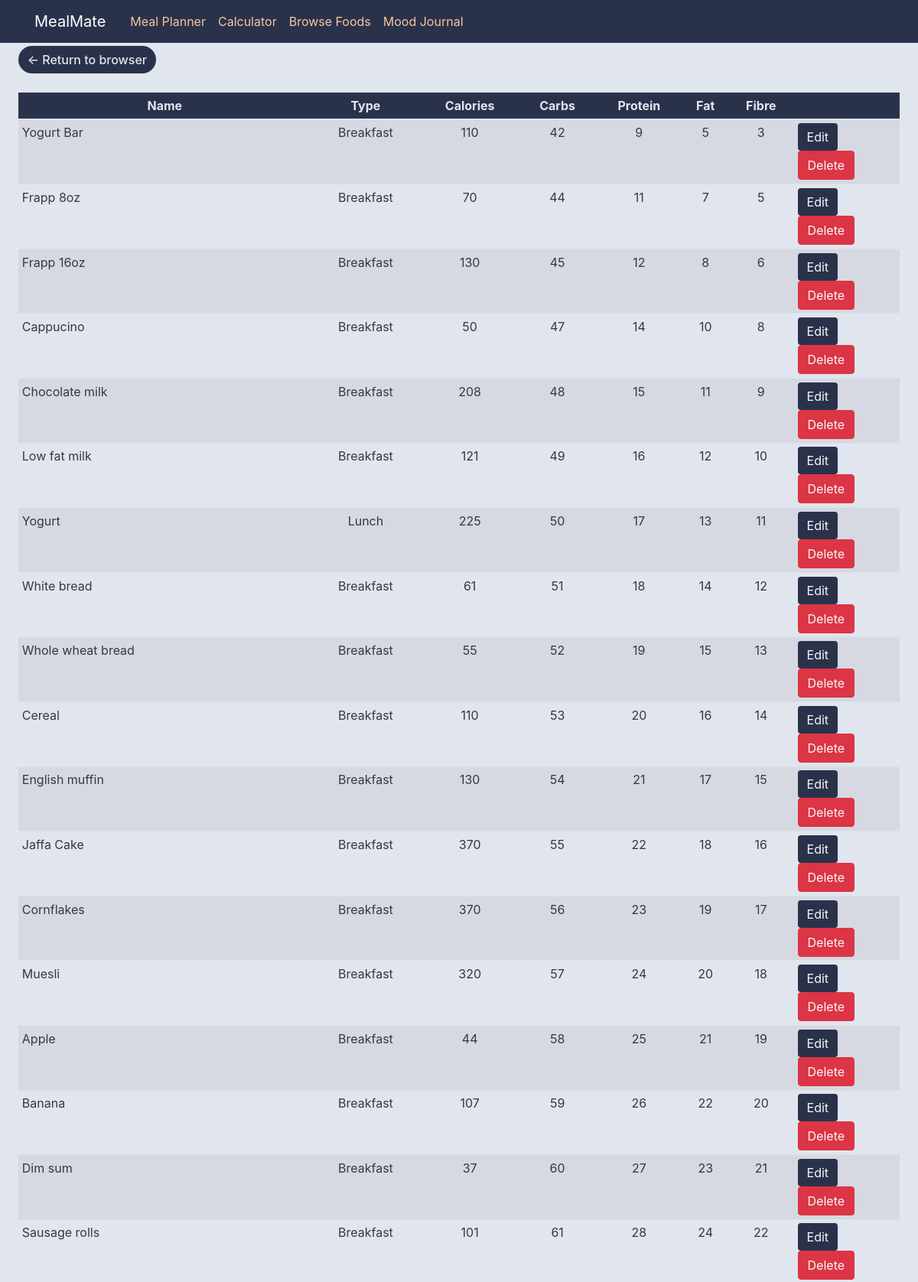
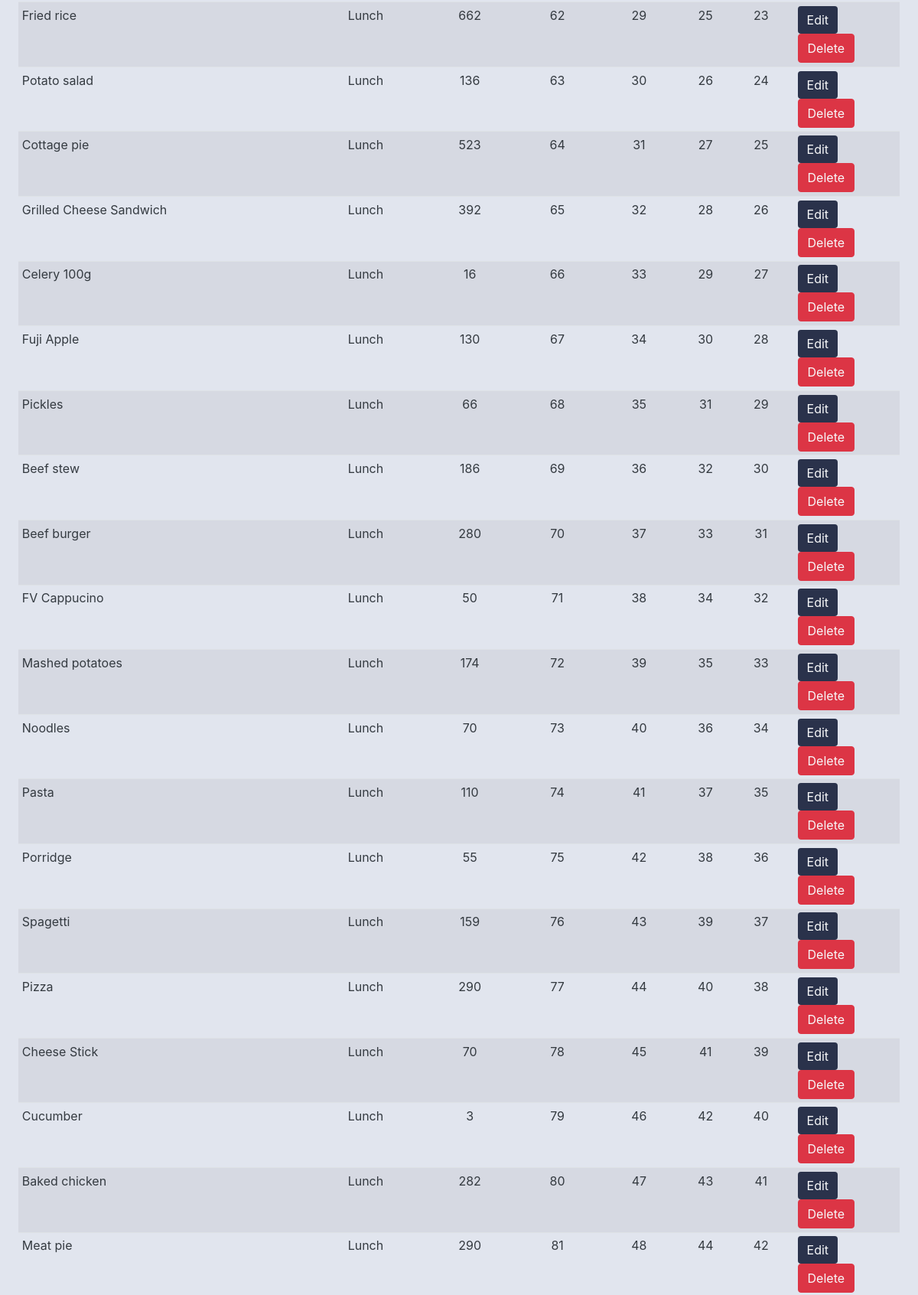
Screenshot of /database/ (upper part) with the database file from the repository (2 pictures, top to bottom).
### database/models.py (models this page shows, shortened)
class foodinfo(models.Model):
    mealtype_choices = (
        ('Breakfast','Breakfast'),
        ('Lunch','Lunch'),
        ('Dinner','Dinner'),
    )
    name = models.CharField(max_length=30)
    description = models.TextField(blank=True)
    mealtype = models.CharField(max_length=300,blank=True,choices=mealtype_choices)
    calories = models.IntegerField()
    carbs = models.IntegerField()
    protein = models.IntegerField()
    fat = models.IntegerField()
    fibre = models.IntegerField()
    size = models.IntegerField()

### database/views.py (the view)
# urls.py: path('', views.home, name='database-home'), # Links to food editor's main page
def home(request):
    if request.method == 'POST':
        addfood = addfoodform(request.POST)
        if addfood.is_valid(): # Checks if addfoodform is valid with no errors
            addfood.save() # Adds new food into database
            foodname = addfood.cleaned_data.get('name')
            messages.success(request, f'{foodname} has been added into the database!') # Create success message with new food's name
            return redirect('database-home')
    else:
        addfood = addfoodform()
        context = { # Context for template to load
            'foodform': addfood,
            'foods' : foodinfo.objects.all(),
            'title' : "Food Editor"
        }
    return render(request, 'database/home.html', context)

### database/templates/database/home.html (shortened to what this page needs)
{% extends 'mealmate/base.html' %}
{% load static %}
{% block database %}
<div class="fixed-top" style="margin-top:5%; margin-left:2%">
  <a style="text-decoration:none; float:left ;color:#e1e5ee; background-color: #2a324b;padding:0.5% 1%; border:none; border-radius: 50px; text-align: center; font-weight: 500;" href="{% url 'display_sortfoods' %}">
    ← Return to browser
  </a>
</div>
<div class = "mx-4" style="margin-bottom: 3%; margin-top:2%">
  <div class="table-responsive">
    <table class="table table-striped table-hover table-sm" width="100%" cellspacing="0">
        <thead style='background-color:#2a324b; color:#e1e5ee'>
            <tr>
                <th style="text-align: center;">Name</th>
                <th style="text-align: center;">Type</th>
                <th style="text-align: center;">Calories</th>
                <th style="text-align: center;">Carbs</th>
                <th style="text-align: center;">Protein</th>
                <th style="text-align: center;">Fat</th>
                <th style="text-align: center;">Fibre</th>
                <th></th>
            </tr>
        </thead>
        <tbody>
          {% for food in foods %}
            <tr>
              <td >
                <a href="{% url 'foodinfo-detail' food.pk %}" class="text-dark">
                  {{food.name}}
                </a>
              </td>
              <td style="text-align: center;">
                <a href="{% url 'foodinfo-detail' food.pk %}" class="text-dark">
                  {% if food.mealtype %}
                    {{food.mealtype}}
                  {% else %}
                    Ingredient
                  {% endif %}
                </a>
              </td>
              <td style="text-align: center;"><a href="{% url 'foodinfo-detail' food.pk %}" class="text-dark">{{food.calories}}</a></td>
              <td style="text-align: center;"><a href="{% url 'foodinfo-detail' food.pk %}" class="text-dark">{{food.carbs}}</a></td>
              <td style="text-align: center;"><a href="{% url 'foodinfo-detail' food.pk %}" class="text-dark">{{food.protein}}</a></td>
              <td style="text-align: center;"><a href="{% url 'foodinfo-detail' food.pk %}" class="text-dark">{{food.fat}}</a></td>
              <td style="text-align: center;"><a href="{% url 'foodinfo-detail' food.pk %}" class="text-dark">{{food.fibre}}</a></td>
              <td style="width:12%">
                <a class="btn btn-success text-light" style="background-color: #2a324b;border:none" href="{% url 'foodinfo-edit' food.pk %}">Edit</a>
                <a class="btn btn-danger text-light" href="{% url 'foodinfo-delete' food.pk %}">Delete</a>
              </td>
            </tr>
          {% endfor %}
        </tbody>
    </table>
  </div>
</body>
{% endblock %}

### mealmate/static/mealmate/main.css (style rules this page uses)
body { background: #e1e5ee; color: #2a324b; margin-top: 5rem; }

### rows the page displays
foodinfo: name "Yogurt Bar", mealtype "Breakfast", calories "110", carbs "42", protein "9", fat "5", fibre "3"
foodinfo: name "Frapp 8oz", mealtype "Breakfast", calories "70", carbs "44", protein "11", fat "7", fibre "5"
foodinfo: name "Frapp 16oz", mealtype "Breakfast", calories "130", carbs "45", protein "12", fat "8", fibre "6"
foodinfo: name "Cappucino", mealtype "Breakfast", calories "50", carbs "47", protein "14", fat "10", fibre "8"
foodinfo: name "Chocolate milk", mealtype "Breakfast", calories "208", carbs "48", protein "15", fat "11", fibre "9"
foodinfo: name "Low fat milk", mealtype "Breakfast", calories "121", carbs "49", protein "16", fat "12", fibre "10"
foodinfo: name "Yogurt", mealtype "Lunch", calories "225", carbs "50", protein "17", fat "13", fibre "11"
foodinfo: name "White bread", mealtype "Breakfast", calories "61", carbs "51", protein "18", fat "14", fibre "12"
foodinfo: name "Whole wheat bread", mealtype "Breakfast", calories "55", carbs "52", protein "19", fat "15", fibre "13"
foodinfo: name "Cereal", mealtype "Breakfast", calories "110", carbs "53", protein "20", fat "16", fibre "14"
foodinfo: name "English muffin", mealtype "Breakfast", calories "130", carbs "54", protein "21", fat "17", fibre "15"
foodinfo: name "Jaffa Cake", mealtype "Breakfast", calories "370", carbs "55", protein "22", fat "18", fibre "16"
foodinfo: name "Cornflakes", mealtype "Breakfast", calories "370", carbs "56", protein "23", fat "19", fibre "17"
foodinfo: name "Muesli", mealtype "Breakfast", calories "320", carbs "57", protein "24", fat "20", fibre "18"
foodinfo: name "Apple", mealtype "Breakfast", calories "44", carbs "58", protein "25", fat "21", fibre "19"
foodinfo: name "Banana", mealtype "Breakfast", calories "107", carbs "59", protein "26", fat "22", fibre "20"
foodinfo: name "Dim sum", mealtype "Breakfast", calories "37", carbs "60", protein "27", fat "23", fibre "21"
foodinfo: name "Sausage rolls", mealtype "Breakfast", calories "101", carbs "61", protein "28", fat "24", fibre "22"
foodinfo: name "Fried rice", mealtype "Lunch", calories "662", carbs "62", protein "29", fat "25", fibre "23"
foodinfo: name "Potato salad", mealtype "Lunch", calories "136", carbs "63", protein "30", fat "26", fibre "24"
foodinfo: name "Cottage pie", mealtype "Lunch", calories "523", carbs "64", protein "31", fat "27", fibre "25"
foodinfo: name "Grilled Cheese Sandwich", mealtype "Lunch", calories "392", carbs "65", protein "32", fat "28", fibre "26"
foodinfo: name "Celery 100g", mealtype "Lunch", calories "16", carbs "66", protein "33", fat "29", fibre "27"
foodinfo: name "Fuji Apple", mealtype "Lunch", calories "130", carbs "67", protein "34", fat "30", fibre "28"
foodinfo: name "Pickles", mealtype "Lunch", calories "66", carbs "68", protein "35", fat "31", fibre "29"
foodinfo: name "Beef stew", mealtype "Lunch", calories "186", carbs "69", protein "36", fat "32", fibre "30"
foodinfo: name "Beef burger", mealtype "Lunch", calories "280", carbs "70", protein "37", fat "33", fibre "31"
foodinfo: name "FV Cappucino", mealtype "Lunch", calories "50", carbs "71", protein "38", fat "34", fibre "32"
foodinfo: name "Mashed potatoes", mealtype "Lunch", calories "174", carbs "72", protein "39", fat "35", fibre "33"
foodinfo: name "Noodles", mealtype "Lunch", calories "70", carbs "73", protein "40", fat "36", fibre "34"
foodinfo: name "Pasta", mealtype "Lunch", calories "110", carbs "74", protein "41", fat "37", fibre "35"
foodinfo: name "Porridge", mealtype "Lunch", calories "55", carbs "75", protein "42", fat "38", fibre "36"
foodinfo: name "Spagetti", mealtype "Lunch", calories "159", carbs "76", protein "43", fat "39", fibre "37"
foodinfo: name "Pizza", mealtype "Lunch", calories "290", carbs "77", protein "44", fat "40", fibre "38"
foodinfo: name "Cheese Stick", mealtype "Lunch", calories "70", carbs "78", protein "45", fat "41", fibre "39"
foodinfo: name "Cucumber", mealtype "Lunch", calories "3", carbs "79", protein "46", fat "42", fibre "40"
foodinfo: name "Baked chicken", mealtype "Lunch", calories "282", carbs "80", protein "47", fat "43", fibre "41"
foodinfo: name "Meat pie", mealtype "Lunch", calories "290", carbs "81", protein "48", fat "44", fibre "42"
